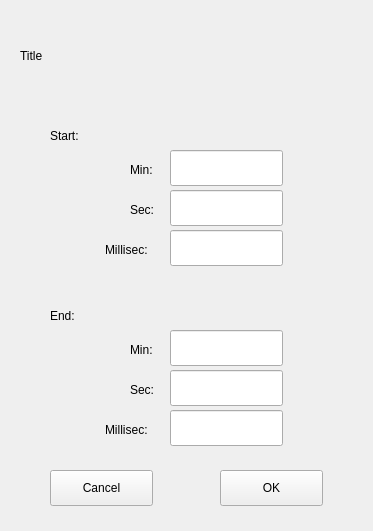
<?xml version="1.0" encoding="UTF-8"?>
<ui version="4.0">
 <class>Form</class>
 <widget class="QWidget" name="Form">
  <property name="geometry">
   <rect>
    <x>0</x>
    <y>0</y>
    <width>373</width>
    <height>531</height>
   </rect>
  </property>
  <property name="windowTitle">
   <string>Form</string>
  </property>
  <widget class="QLabel" name="startLabel">
   <property name="geometry">
    <rect>
     <x>50</x>
     <y>120</y>
     <width>71</width>
     <height>31</height>
    </rect>
   </property>
   <property name="styleSheet">
    <string notr="true">font: 16pt &quot;Cantarell&quot;;</string>
   </property>
   <property name="text">
    <string>Start:</string>
   </property>
  </widget>
  <widget class="QLabel" name="endLabel">
   <property name="geometry">
    <rect>
     <x>50</x>
     <y>300</y>
     <width>71</width>
     <height>31</height>
    </rect>
   </property>
   <property name="styleSheet">
    <string notr="true">font: 16pt &quot;Cantarell&quot;;</string>
   </property>
   <property name="text">
    <string>End:</string>
   </property>
  </widget>
  <widget class="QLabel" name="startminLabel">
   <property name="geometry">
    <rect>
     <x>130</x>
     <y>160</y>
     <width>66</width>
     <height>19</height>
    </rect>
   </property>
   <property name="text">
    <string>Min:</string>
   </property>
  </widget>
  <widget class="QLabel" name="startsecLabel">
   <property name="geometry">
    <rect>
     <x>130</x>
     <y>200</y>
     <width>66</width>
     <height>19</height>
    </rect>
   </property>
   <property name="text">
    <string>Sec:</string>
   </property>
  </widget>
  <widget class="QLabel" name="endsecLabel">
   <property name="geometry">
    <rect>
     <x>130</x>
     <y>380</y>
     <width>66</width>
     <height>19</height>
    </rect>
   </property>
   <property name="text">
    <string>Sec:</string>
   </property>
  </widget>
  <widget class="QLabel" name="endminLabel">
   <property name="geometry">
    <rect>
     <x>130</x>
     <y>340</y>
     <width>66</width>
     <height>19</height>
    </rect>
   </property>
   <property name="text">
    <string>Min:</string>
   </property>
  </widget>
  <widget class="QLineEdit" name="startminLineEdit">
   <property name="geometry">
    <rect>
     <x>170</x>
     <y>150</y>
     <width>113</width>
     <height>36</height>
    </rect>
   </property>
  </widget>
  <widget class="QLineEdit" name="startsecLineEdit">
   <property name="geometry">
    <rect>
     <x>170</x>
     <y>190</y>
     <width>113</width>
     <height>36</height>
    </rect>
   </property>
  </widget>
  <widget class="QLineEdit" name="endminLineEdit">
   <property name="geometry">
    <rect>
     <x>170</x>
     <y>330</y>
     <width>113</width>
     <height>36</height>
    </rect>
   </property>
  </widget>
  <widget class="QLineEdit" name="endsecLineEdit">
   <property name="geometry">
    <rect>
     <x>170</x>
     <y>370</y>
     <width>113</width>
     <height>36</height>
    </rect>
   </property>
  </widget>
  <widget class="QPushButton" name="okButton">
   <property name="geometry">
    <rect>
     <x>220</x>
     <y>470</y>
     <width>103</width>
     <height>36</height>
    </rect>
   </property>
   <property name="text">
    <string>OK</string>
   </property>
  </widget>
  <widget class="QPushButton" name="cancelButton">
   <property name="geometry">
    <rect>
     <x>50</x>
     <y>470</y>
     <width>103</width>
     <height>36</height>
    </rect>
   </property>
   <property name="text">
    <string>Cancel</string>
   </property>
  </widget>
  <widget class="QLabel" name="titleLabel">
   <property name="geometry">
    <rect>
     <x>20</x>
     <y>10</y>
     <width>341</width>
     <height>91</height>
    </rect>
   </property>
   <property name="styleSheet">
    <string notr="true">font: 13pt &quot;Cantarell&quot;;</string>
   </property>
   <property name="text">
    <string>Title</string>
   </property>
  </widget>
  <widget class="QLabel" name="startmsLabel">
   <property name="geometry">
    <rect>
     <x>105</x>
     <y>240</y>
     <width>91</width>
     <height>20</height>
    </rect>
   </property>
   <property name="text">
    <string>Millisec:</string>
   </property>
  </widget>
  <widget class="QLineEdit" name="startmsLineEdit">
   <property name="geometry">
    <rect>
     <x>170</x>
     <y>230</y>
     <width>113</width>
     <height>36</height>
    </rect>
   </property>
  </widget>
  <widget class="QLabel" name="endmsLabel">
   <property name="geometry">
    <rect>
     <x>105</x>
     <y>420</y>
     <width>91</width>
     <height>20</height>
    </rect>
   </property>
   <property name="text">
    <string>Millisec:</string>
   </property>
  </widget>
  <widget class="QLineEdit" name="endmsLineEdit">
   <property name="geometry">
    <rect>
     <x>170</x>
     <y>410</y>
     <width>113</width>
     <height>36</height>
    </rect>
   </property>
  </widget>
 </widget>
 <resources/>
 <connections/>
</ui>
